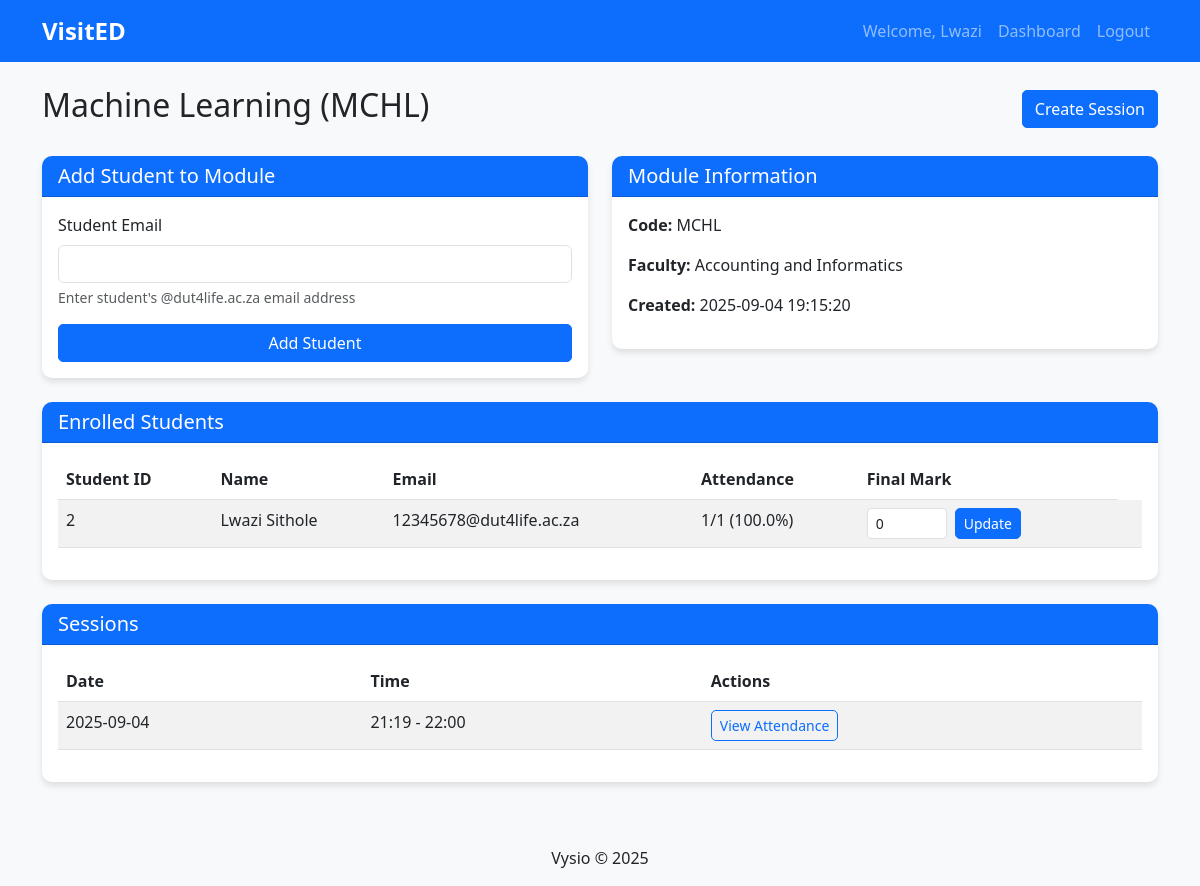
Page /module/2 (signed in) on the committed database.
### tables this page shows
CREATE TABLE students
                 (id INTEGER PRIMARY KEY AUTOINCREMENT,
                  name TEXT NOT NULL,
                  surname TEXT NOT NULL,
                  email TEXT UNIQUE NOT NULL,
                  course TEXT NOT NULL,
                  Faculty TEXT NOT NULL,
                  password TEXT NOT NULL,
                  face_image TEXT,
                  created_at TIMESTAMP DEFAULT CURRENT_TIMESTAMP);

CREATE TABLE modules
                 (id INTEGER PRIMARY KEY AUTOINCREMENT,
                  name TEXT NOT NULL,
                  code TEXT UNIQUE NOT NULL,
                  Faculty TEXT NOT NULL,
                  lecturer_id INTEGER NOT NULL,
                  created_at TIMESTAMP DEFAULT CURRENT_TIMESTAMP,
                  FOREIGN KEY (lecturer_id) REFERENCES lecturers (id));

### app.py (the view)
@app.route('/module/<int:module_id>')
def module_detail(module_id):
    if 'user_id' not in session or session['user_type'] != 'lecturer':
        return redirect(url_for('login'))
    conn = get_db_connection()
    module = conn.execute('SELECT * FROM modules WHERE id = ?', (module_id,)).fetchone()
    students = conn.execute('''
        SELECT s.*, sm.final_mark,
               (SELECT COUNT(*) FROM sessions WHERE module_id = ?) as total_sessions,
               COUNT(a.id) as attended_sessions
        FROM students s
        JOIN student_modules sm ON s.id = sm.student_id
        LEFT JOIN attendance a ON s.id = a.student_id AND a.module_id = ? AND a.status = 'Present'
        WHERE sm.module_id = ?
        GROUP BY s.id
    ''', (module_id, module_id, module_id)).fetchall()
    sessions = conn.execute('SELECT * FROM sessions WHERE module_id = ? ORDER BY session_date DESC, start_time DESC', (module_id,)).fetchall()
    conn.close()
    return render_template('module_detail.html', module=module, students=students, sessions=sessions)

### app.py (called while the page is built)
def get_db_connection():
    conn = sqlite3.connect('attendance.db')
    conn.row_factory = sqlite3.Row
    return conn

### templates/module_detail.html
{% extends "base.html" %}
{% block content %}
<div class="d-flex justify-content-between align-items-center mb-4">
    <h2>{{ module.name }} ({{ module.code }})</h2>
    <a href="{{ url_for('create_session', module_id=module.id) }}" class="btn btn-primary">Create Session</a>
</div>
<div class="row">
    <div class="col-md-6">
        <div class="card mb-4">
            <div class="card-header bg-primary text-white">
                <h5 class="mb-0">Add Student to Module</h5>
            </div>
            <div class="card-body">
                <form method="POST" action="{{ url_for('add_student_to_module', module_id=module.id) }}">
                    <div class="mb-3">
                        <label for="student_email" class="form-label">Student Email</label>
                        <input type="email" class="form-control" id="student_email" name="student_email" required>
                        <div class="form-text">Enter student's @dut4life.ac.za email address</div>
                    </div>
                    <button type="submit" class="btn btn-primary w-100">Add Student</button>
                </form>
            </div>
        </div>
    </div>
    <div class="col-md-6">
        <div class="card mb-4">
            <div class="card-header bg-primary text-white">
                <h5 class="mb-0">Module Information</h5>
            </div>
            <div class="card-body">
                <p><strong>Code:</strong> {{ module.code }}</p>
                <p><strong>Faculty:</strong> {{ module.Faculty }}</p>
                <p><strong>Created:</strong> {{ module.created_at }}</p>
            </div>
        </div>
    </div>
</div>
<div class="card mb-4">
    <div class="card-header bg-primary text-white">
        <h5 class="mb-0">Enrolled Students</h5>
    </div>
    <div class="card-body">
        {% if students %}
            <div class="table-responsive">
                <table class="table table-striped">
                    <thead>
                        <tr>
                            <th>Student ID</th>
                            <th>Name</th>
                            <th>Email</th>
                            <th>Attendance</th>
                            <th>Final Mark</th>
                        </tr>
                    </thead>
                    <tbody>
                        {% for student in students %}
                            <tr>
                                <td>{{ student.id }}</td>
                                <td>{{ student.name }} {{ student.surname }}</td>
                                <td>{{ student.email }}</td>
                                <td>
                                    {% if student.total_sessions > 0 %}
                                        {{ student.attended_sessions }}/{{ student.total_sessions }} ({{ ((student.attended_sessions / student.total_sessions) * 100)|round(1) }}%)
                                    {% else %}
                                        No sessions
                                    {% endif %}
                                </td>
                                <td>
                                    <form method="POST" action="{{ url_for('update_final_mark', module_id=module.id, student_id=student.id) }}" class="d-flex">
                                        <input type="number" name="final_mark" class="form-control form-control-sm"
                                               value="{{ student.final_mark or 0 }}" min="0" max="100" step="0.1" style="width: 80px;">
                                        <button type="submit" class="btn btn-sm btn-primary ms-2">Update</button>
                                    </form>
                                </td>
                                <td>
                                </td>
                            </tr>
                        {% endfor %}
                    </tbody>
                </table>
            </div>
        {% else %}
            <p class="text-muted">No students enrolled in this module yet.</p>
        {% endif %}
    </div>
</div>
<div class="card">
    <div class="card-header bg-primary text-white">
        <h5 class="mb-0">Sessions</h5>
    </div>
    <div class="card-body">
        {% if sessions %}
            <div class="table-responsive">
                <table class="table table-striped">
                    <thead>
                        <tr>
                            <th>Date</th>
                            <th>Time</th>
                            <th>Actions</th>
                        </tr>
                    </thead>
                    <tbody>
                        {% for session in sessions %}
                            <tr>
                                <td>{{ session.session_date }}</td>
                                <td>{{ session.start_time }} - {{ session.end_time }}</td>
                                <td>
                                    <a href="#" class="btn btn-sm btn-outline-primary">View Attendance</a>
                                </td>
                            </tr>
                        {% endfor %}
                    </tbody>
                </table>
            </div>
        {% else %}
            <p class="text-muted">No sessions created for this module yet.</p>
        {% endif %}
    </div>
</div>
{% endblock %}

### templates/base.html (shortened to what this page needs)
<!DOCTYPE html>
<html lang="en">
<head>
    <link href="https://cdn.jsdelivr.net/npm/bootstrap@5.3.0-alpha1/dist/css/bootstrap.min.css" rel="stylesheet">
    <link rel="stylesheet" href="{{ url_for('static', filename='css/style.css') }}">
</head>
<body>
    <nav class="navbar navbar-expand-lg navbar-dark bg-primary">
        <div class="container">
            {% if session.get('user_id') %}
                <a class="navbar-brand" href="{{ url_for('student_dashboard' if session['user_type'] == 'student' else 'lecturer_dashboard') }}">VisitED</a>
            {% else %}
                <a class="navbar-brand" href="{{ url_for('index') }}">VisitED</a>
            {% endif %}
            <div class="collapse navbar-collapse" id="navbarNav">
                <ul class="navbar-nav ms-auto">
                    {% if session.get('user_id') %}
                        <li class="nav-item">
                            <span class="nav-link">Welcome, {{ session.get('name') }}</span>
                        </li>
                        <li class="nav-item">
                            <a class="nav-link" href="{{ url_for('student_dashboard' if session['user_type'] == 'student' else 'lecturer_dashboard') }}">Dashboard</a>
                        </li>
                        <li class="nav-item">
                            <a class="nav-link" href="#" onclick="confirmLogout()">Logout</a>
                        </li>
                    {% endif %}
                </ul>
            </div>
        </div>
    </nav>
    <div class="container mt-4">
        {% block content %}{% endblock %}
    </div>
    <footer class="bg-light text-center py-3 mt-5">
        <div class="container">
            <p class="mb-0">Vysio &copy; 2025</p>
        </div>
    </footer>
</body>
</html>

### static/css/style.css (style rules this page uses)
body { background-color: #f8f9fa; font-family: 'Segoe UI', Tahoma, Geneva, Verdana, sans-serif; min-height: 100vh; display: flex; flex-direction: column; }
.container { flex: 1; }
.navbar-brand { font-weight: bold; font-size: 1.5rem; }
.card { border: none; border-radius: 10px; box-shadow: 0 4px 6px rgba(0, 0, 0, 0.1); transition: transform 0.2s; }
.card-header { border-radius: 10px 10px 0 0 !important; }
.btn { border-radius: 5px; font-weight: 500; }
.table th { border-top: none; font-weight: 600; }
footer { margin-top: auto; }

### rows in the picture
students: get "Lwazi", id "2", name "Lwazi", surname "Sithole", email "12345678@dut4life.ac.za", attended_sessions "1", total_sessions "1", attended_sessions "100.0", final_mark "0"
modules: name "Machine Learning", code "MCHL", Faculty "Accounting and Informatics", created_at "2025-09-04 19:15:20"

### other values in the picture
{{ session.session_date }} "2025-09-04"
{{ session.start_time }} "21:19"
{{ session.end_time }} "22:00"
